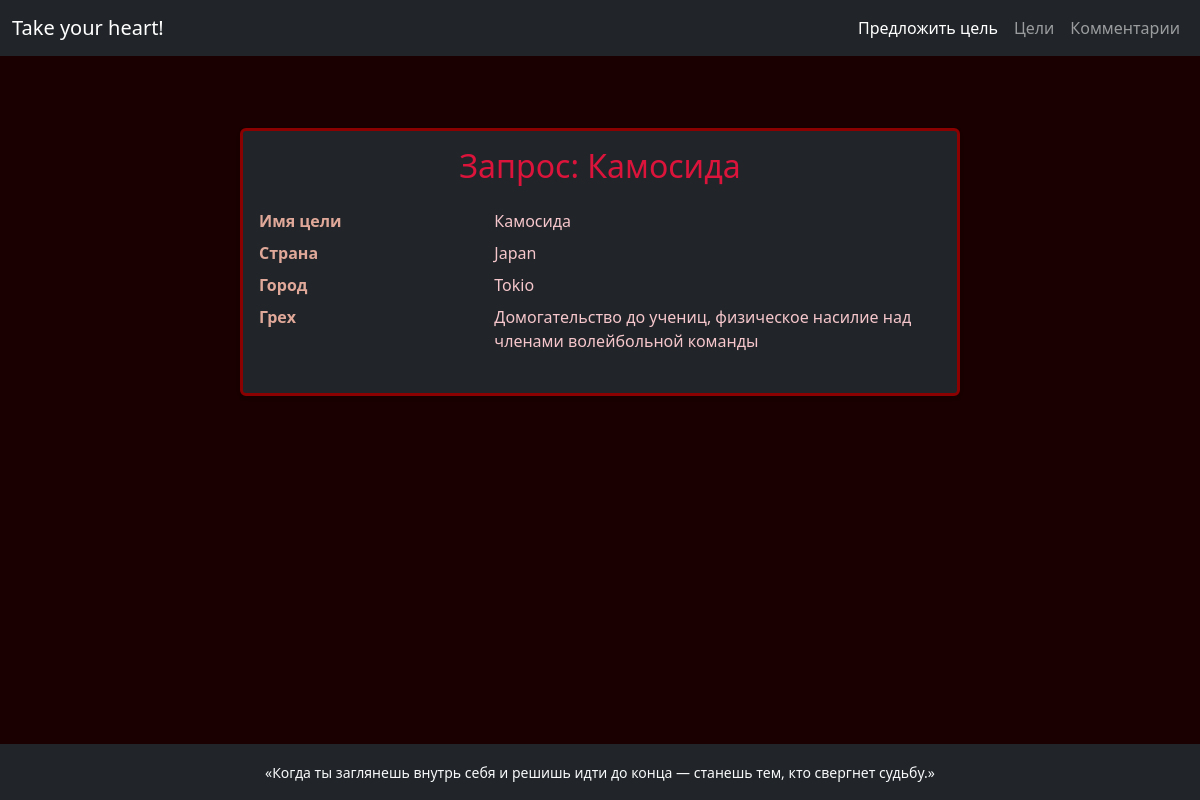
/1/, run on the app's committed database.
### forum/models.py (models this page shows, shortened)
class Request(models.Model):
    target_country = models.CharField(max_length=100)
    target_city = models.CharField(max_length=100)
    target_name = models.CharField(max_length=200)
    target_sin = models.CharField(max_length=500)

### forum/views.py (the view)
# urls.py: path("<int:pk>/", views.RequestView.as_view(), name="request"),
class RequestView(DetailView):
    model = Request
    template_name = "forum/request_view.html"

### forum/templates/forum/request_view.html (shortened to what this page needs)
{% extends 'forum/base.html' %}
{% block content %}
<div class="py-5 container">
  <div class="row justify-content-center">
    <div class="col-md-8">
      <div class="card bg-dark text-light shadow-sm border-3" style="border-color: #8B0000;">
        <div class="card-body">
          <h2 class="card-title mb-4 text-center" style="color: #DC143C;">Запрос: {{ object.target_name }}</h2>
          <dl class="row">
            <dt class="col-sm-4" style="color: #e0a899;">Имя цели</dt>
            <dd class="col-sm-8" style="color: #f5c6cb;">{{ object.target_name }}</dd>
            <dt class="col-sm-4" style="color: #e0a899;">Страна</dt>
            <dd class="col-sm-8" style="color: #f5c6cb;">{{ object.target_country }}</dd>
            <dt class="col-sm-4" style="color: #e0a899;">Город</dt>
            <dd class="col-sm-8" style="color: #f5c6cb;">{{ object.target_city }}</dd>
            <dt class="col-sm-4" style="color: #e0a899;">Грех</dt>
            <dd class="col-sm-8" style="color: #f5c6cb;">{{ object.target_sin }}</dd>
          </dl>
        </div>
      </div>
    </div>
  </div>
</div>
{% endblock %}

### forum/templates/forum/request_view.html (style rules this page uses)
body { background-color: #1a0000; }

### data on the page
Request: target_name "Камосида", target_country "Japan", target_city "Tokio", target_sin "Домогательство до учениц, физическое насилие над членами волейбольной команды"
